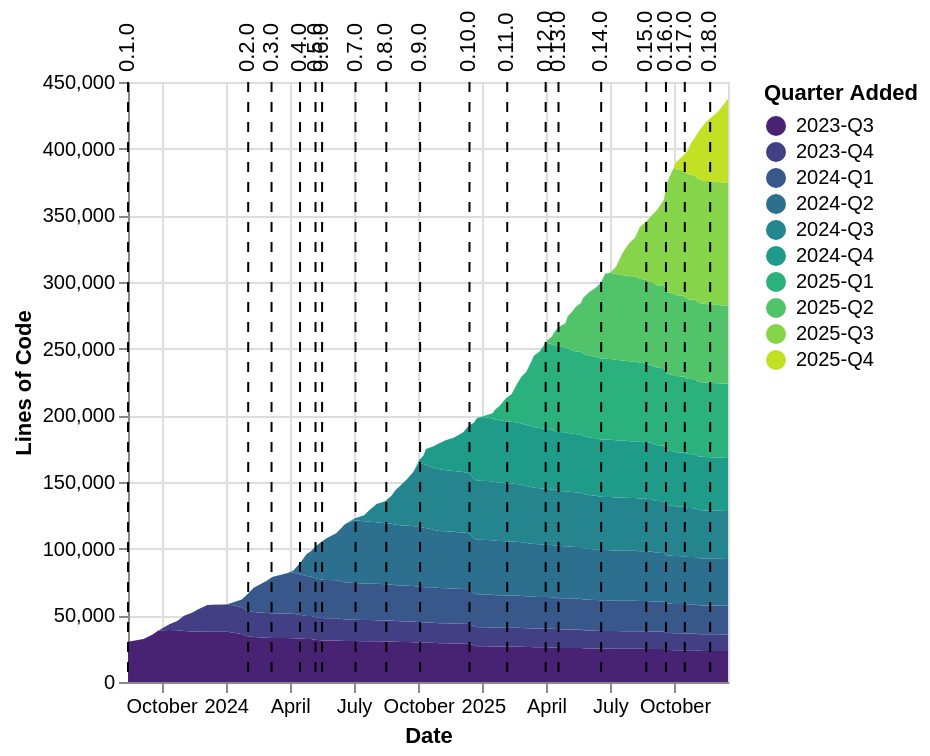

Describe this chart as a Vega-Lite specification.
### Vega-Lite specification from a JSON file in a GitHub repository (floating-point values rounded to 4 significant figures; data arrays with more than 128 entries replaced by an {"elided": "..."} marker saying what was removed)
{"$schema": "https://vega.github.io/schema/vega-lite/v6.1.0.json", "config": {"view": {"continuousHeight": 300, "continuousWidth": 300}}, "datasets": {"data-c4fc57db054cb9897b87282a5c13c9f4": [{"datetime": "2023-08-14T19:41:02", "version": "0.1.0"}, {"datetime": "2024-12-13T02:29:31", "version": "0.10.0"}, {"datetime": "2025-02-04T20:11:58", "version": "0.11.0"}, {"datetime": "2025-03-31T13:44:19", "version": "0.12.0"}, {"datetime": "2025-04-18T20:43:38", "version": "0.13.0"}, {"datetime": "2025-06-18T15:16:00", "version": "0.14.0"}, {"datetime": "2025-08-21T21:06:56", "version": "0.15.0"}, {"datetime": "2025-09-18T21:20:37", "version": "0.16.0"}, {"datetime": "2025-10-15T16:41:29", "version": "0.17.0"}, {"datetime": "2025-11-20T20:51:27", "version": "0.18.0"}, {"datetime": "2024-02-01T23:28:47", "version": "0.2.0"}, {"datetime": "2024-03-06T04:45:46", "version": "0.3.0"}, {"datetime": "2024-04-15T19:11:06", "version": "0.4.0"}, {"datetime": "2024-05-07T20:03:07", "version": "0.5.0"}, {"datetime": "2024-05-17T05:18:34", "version": "0.6.0"}, {"datetime": "2024-07-03T20:47:41", "version": "0.7.0"}, {"datetime": "2024-08-16T15:56:25", "version": "0.8.0"}, {"datetime": "2024-10-03T19:06:08", "version": "0.9.0"}], "data-eb3c2559e611cac32ef9fd4cdc123851": {"elided": "627 records"}}, "layer": [{"data": {"name": "data-eb3c2559e611cac32ef9fd4cdc123851"}, "encoding": {"color": {"field": "period", "scale": {"scheme": "viridis"}, "title": "Quarter Added", "type": "ordinal"}, "order": {"field": "period", "type": "ordinal"}, "tooltip": [{"field": "commit_date", "type": "temporal"}, {"field": "period", "type": "ordinal"}, {"field": "line_count", "type": "quantitative"}], "x": {"field": "commit_date", "title": "Date", "type": "temporal"}, "y": {"field": "line_count", "title": "Lines of Code", "type": "quantitative"}}, "mark": {"type": "area"}}, {"data": {"name": "data-c4fc57db054cb9897b87282a5c13c9f4"}, "encoding": {"tooltip": [{"field": "version", "type": "nominal"}, {"field": "datetime", "type": "temporal"}], "x": {"field": "datetime", "title": "Date", "type": "temporal"}}, "mark": {"strokeDash": [5, 5], "type": "rule"}}, {"data": {"name": "data-c4fc57db054cb9897b87282a5c13c9f4"}, "encoding": {"text": {"field": "version", "type": "nominal"}, "x": {"field": "datetime", "type": "temporal"}, "y": {"value": 10}}, "mark": {"align": "left", "angle": 270, "dx": 15, "dy": 0, "type": "text"}}]}
